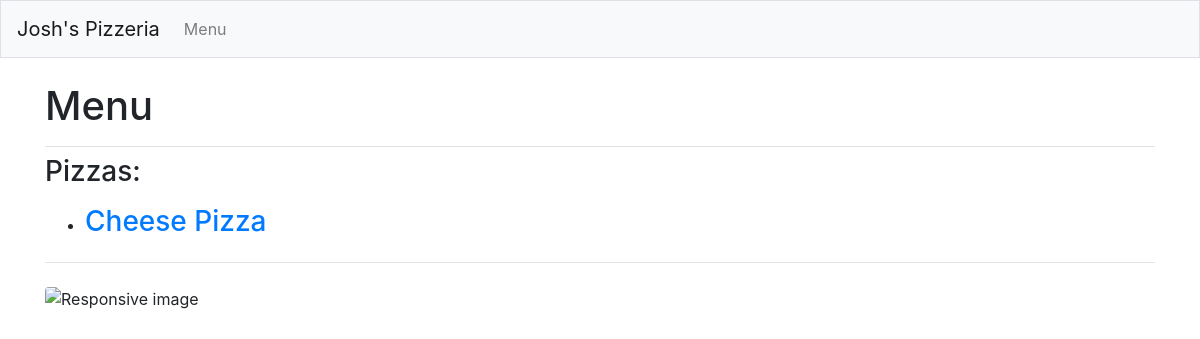
Page /pizzas on the earlier database version.
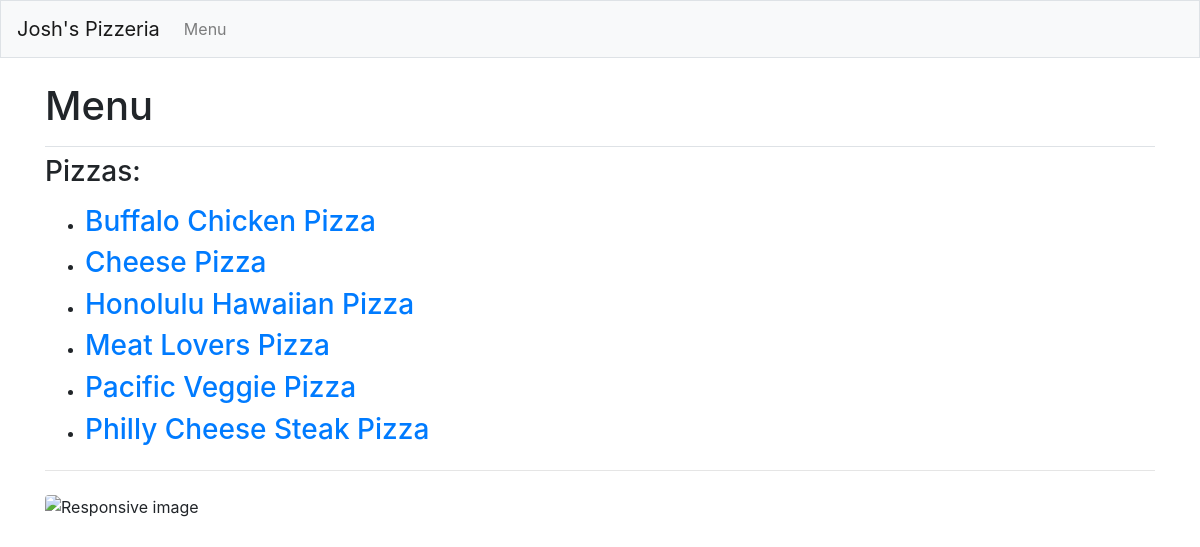
Same page on the later database version.
### pizzeria_app/models.py (models this page shows)
class Pizza(models.Model):
    pizza_name = models.CharField(max_length=200)
    def __str__(self):
        return self.pizza_name

### pizzeria_app/views.py (the view)
# urls.py: path('pizzas', views.pizzas, name='pizzas'),
def pizzas(request):
    pizzas = Pizza.objects.order_by('pizza_name')
    context = {'pizzas':pizzas}
    return render(request, 'pizzeria_app/pizzas.html', context)

### pizzeria_app/templates/pizzeria_app/pizzas.html
{% extends "pizzeria_app/base.html" %}
{% block page_header %}
    <h1>Menu</h1>
{% endblock page_header %}
{% block content %}
    <h3><p>Pizzas:</p></h3>
    <ul>
        {% for pizza in pizzas %}
            <li><h3>
                <a href="{% url 'pizzeria_app:pizza' pizza.id %}">{{ pizza }} Pizza</a>
            </h3></li>
        {% empty %}
            <li><h3>No pizzas have been added yet</h3></li>
        {% endfor %}
    </ul>
    <hr class="my-4">
    <p><img src="http://brotherspizzeriahouston.com/wp-content/uploads/2017/10/bp-pizza-guy.jpg" class="rounded mx-auto d-block" alt="Responsive image"></p>
{% endblock content %}

Differences in the rows shown:
added Pizza: pizza_name "Buffalo Chicken"
added Pizza: pizza_name "Honolulu Hawaiian"
added Pizza: pizza_name "Meat Lovers"
added Pizza: pizza_name "Pacific Veggie"
added Pizza: pizza_name "Philly Cheese Steak"
